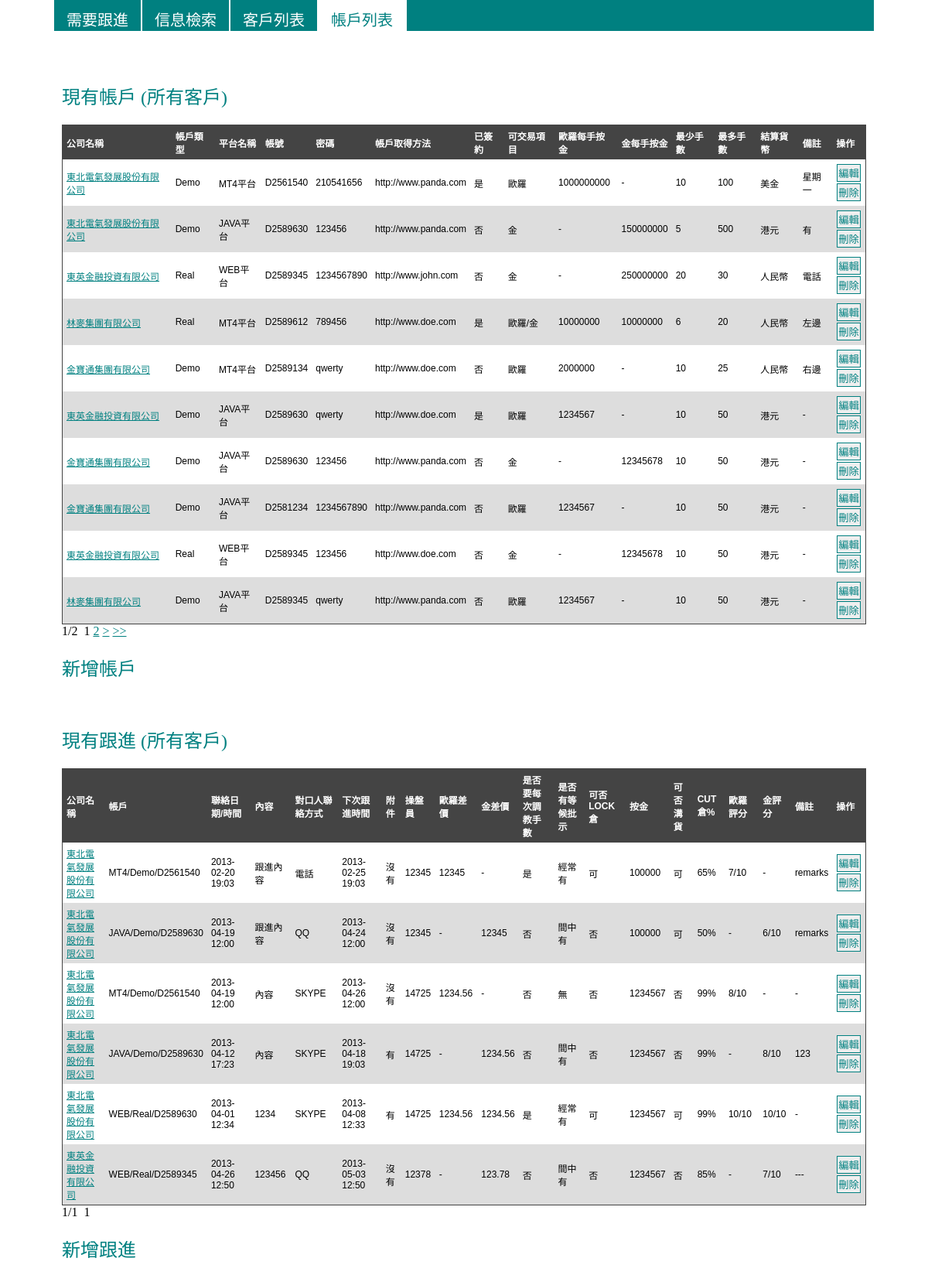
The page /accounts.php on the database its author committed.
### tables this page shows
CREATE TABLE IF NOT EXISTS `crm_customers` (
  `id` int(11) NOT NULL AUTO_INCREMENT,
  `name` varchar(255) NOT NULL,
  `address` varchar(255) NOT NULL,
  `website` varchar(255) NOT NULL,
  `phone` int(11) NOT NULL,
  `email` varchar(255) NOT NULL,
  `fax` int(11) NOT NULL,
  `pic` varchar(255) NOT NULL,
  `im` varchar(255) NOT NULL,
  `deleted` tinyint(1) NOT NULL DEFAULT '0',
  PRIMARY KEY (`id`)
);

CREATE TABLE IF NOT EXISTS `crm_accounts` (
  `id` int(11) NOT NULL AUTO_INCREMENT,
  `cid` int(11) NOT NULL,
  `platform` varchar(4) NOT NULL,
  `type` varchar(4) NOT NULL,
  `ac` varchar(255) NOT NULL,
  `pw` varchar(255) NOT NULL,
  `link` varchar(255) NOT NULL,
  `contract` tinyint(1) NOT NULL,
  `trade_item` varchar(255) NOT NULL,
  `eur_dps` int(11) NOT NULL,
  `gold_dps` int(11) NOT NULL,
  `min` int(11) NOT NULL,
  `max` int(11) NOT NULL,
  `currency` varchar(255) NOT NULL,
  `remarks` varchar(255) NOT NULL,
  `deleted` tinyint(1) NOT NULL DEFAULT '0',
  PRIMARY KEY (`id`)
);

CREATE TABLE IF NOT EXISTS `crm_transactions` (
  `id` int(11) NOT NULL AUTO_INCREMENT,
  `aid` int(11) NOT NULL,
  `t_time` datetime NOT NULL,
  `content` varchar(255) NOT NULL,
  `contact` varchar(255) NOT NULL,
  `follow` datetime NOT NULL,
  `attachment` tinyint(1) NOT NULL,
  `agent` int(5) NOT NULL,
  `eur_diff` float NOT NULL,
  `gold_diff` float NOT NULL,
  `tune` tinyint(1) NOT NULL,
  `approval` varchar(6) NOT NULL,
  `lockable` tinyint(1) NOT NULL,
  `deposit` int(11) NOT NULL,
  `dilute` int(11) NOT NULL,
  `cut_p` int(3) NOT NULL,
  `eur_rate` int(2) NOT NULL,
  `gold_rate` int(2) NOT NULL,
  `remarks` varchar(255) NOT NULL,
  `deleted` tinyint(1) NOT NULL DEFAULT '0',
  PRIMARY KEY (`id`)
);

### accounts.php (the view, shortened to what this page needs)
<?php
include 'DB/DB_CONNECT.php';
function page($page, $total, $ptype, $pagesize = 10, $pagelen = 5){
	if($_SERVER["QUERY_STRING"]){
		$str = '/(?:^'.$ptype.'=\d+&)|(?:'.$ptype.'=\d+$)/';
		$_SERVER["QUERY_STRING"] = preg_replace($str, '', $_SERVER["QUERY_STRING"]);
		if($_SERVER["QUERY_STRING"]){
			$phpfile = $_SERVER['PHP_SELF'].'?'.$_SERVER["QUERY_STRING"];
		}else{
			$phpfile = $_SERVER['PHP_SELF'];
		}
	}else{
		$phpfile = $_SERVER['PHP_SELF'];
	}
	$page = intval($page);
	$total = intval($total);
	$pages = ceil($total/$pagesize);
	$offset = ($page - 1) * $pagesize;
	$init = 1;
	$max = $pages;
	$pagelen = ($pagelen % 2)?$pagelen:($pagelen + 1);
	$pagecode='<div class="page">';
	$pagecode.="<span>$page/$pages</span><span>&nbsp;&nbsp;</span>";
	for($i=$init;$i<=$max;$i++){
		if($i==$page){
			$pagecode.='<span>'.$i.'</span><span>&nbsp;</span>';
		} else {
			if($_SERVER["QUERY_STRING"]){
				$pagecode.="<a href=\"{$phpfile}&$ptype={$i}\">$i</a><span>&nbsp;</span>";
			}else{
				$pagecode.="<a href=\"{$phpfile}?$ptype={$i}\">$i</a><span>&nbsp;</span>";
			}
		}
	}
	if($page!=$pages){
		if($_SERVER["QUERY_STRING"]){
			$pagecode.="<a href=\"{$phpfile}&$ptype=".($page+1)."\">></a><span>&nbsp;</span>";
			$pagecode.="<a href=\"{$phpfile}&$ptype={$pages}\">>></a>";
		}else{
			$pagecode.="<a href=\"{$phpfile}?$ptype=".($page+1)."\">></a><span>&nbsp;</span>";
			$pagecode.="<a href=\"{$phpfile}?$ptype={$pages}\">>></a>";
		}
	}
	$pagecode.='</div>';
	return array('pagecode'=>$pagecode,'sqllimit'=>' limit '.$offset.','.$pagesize);
}
?>
<html>
<head>
	<?php include 'head.php'; ?>
</head>
<body>
	<div id="container">
		<?php include 'menu.php'; ?>
		<div id="content">
		<br>
			<br>
			<div>
				<p class="section-header">現有帳戶<?php if(!isset($_GET["id"]) || empty($_GET["id"])){ ?> (所有客戶)<?php } ?></p>
				<table>
					<tr><?php if(!isset($_GET["id"]) || empty($_GET["id"])){ ?><th>公司名稱</th><?php } ?>
						<th>帳戶類型</th><th>平台名稱</th><th>帳號</th><th>密碼</th><th>帳戶取得方法</th><th>已簽約</th>
						<th>可交易項目</th><th>歐羅每手按金</th><th>金每手按金</th><th>最少手數</th><th>最多手數</th><th>結算貨幣</th><th>備註</th><th>操作</th>
					</tr>
					<?php
					if(isset($_GET["id"]) && !empty($_GET["id"])){
						$accounts_sql = "SELECT * FROM crm_accounts WHERE cid = " . $_GET["id"] . " AND deleted = 0";
						$page_sql = "SELECT COUNT(*) count FROM crm_accounts WHERE cid = " . $_GET["id"] . " AND deleted = 0";
					} else {
						$accounts_sql = "SELECT c.id, c.name, a.* FROM crm_customers c, crm_accounts a WHERE c.id = a.cid AND a.deleted = 0";
						$page_sql = "SELECT COUNT(*) count FROM crm_customers c, crm_accounts a WHERE c.id = a.cid AND a.deleted = 0";
					}
					$page = isset($_GET['apage'])?$_GET['apage']:1;
					if($presult = mysqli_query($con, $page_sql)){
						$prow = mysqli_fetch_assoc($presult);
						$count = $prow["count"];
						if($count){
							$getpageinfo = page($page, $count, "apage");
							$accounts_sql .= $getpageinfo['sqllimit'];
							if($result = mysqli_query($con, $accounts_sql)){
								while($row = mysqli_fetch_assoc($result)){
									switch ($row["trade_item"]) {
										case "eur": $trade_item = "歐羅"; break;
										case "gold": $trade_item = "金"; break;
										case "both": $trade_item = "歐羅/金"; break;
									}
					?>
					<tr><?php if(!isset($_GET["id"]) || empty($_GET["id"])){ ?><td><a href="accounts.php?id=<?=$row['cid']?>"><?=$row["name"]?></a></td><?php } ?>
						<td><?=$row["type"]?></td>
						<td><?=$row["platform"]?>平台</td>
						<td><?=$row["ac"]?$row["ac"]:'-'?></td>
						<td><?=$row["pw"]?$row["pw"]:'-'?></td>
						<td><?=$row["link"]?$row["link"]:'-'?></td>
						<td><?=$row["contract"]?'是':'否'?></td>
						<td><?=$trade_item?></td>
						<td><?=$row["eur_dps"]?$row["eur_dps"]:'-'?></td>
						<td><?=$row["gold_dps"]?$row["gold_dps"]:'-'?></td>
						<td><?=$row["min"]?$row["min"]:'-'?></td>
						<td><?=$row["max"]?$row["max"]:'-'?></td>
						<td><?=$row["currency"]?$row["currency"]:'-'?></td>
						<td><?=$row["remarks"]?$row["remarks"]:'-'?></td>
						<td><input type="button" value="編輯" onclick="location.href='editaccount.php?id=<?php echo $row["id"];?>'" />
							<form method="post" action="<?=htmlentities($_SERVER['PHP_SELF'])?><?php if(isset($_GET["id"]) && !empty($_GET["id"])){ ?>?id=<?=$_GET['id']?><?php } ?>"
								onsubmit="return confirm('確認刪除帳戶 <?=$row["ac"]?> ?');">
								<input type="submit" name="submit" value="刪除">
							</form>
						</td>
					</tr>
					<?php
								}
							}
						}
					}
					?>
				</table>
			</div>
			<?php
			if(isset($count) && $count){echo $getpageinfo['pagecode'];}
			?>
			<div>
				<p class="section-header expandable" id="new-acc">新增帳戶</p>
			</div><br>
			<div>
				<p class="section-header">現有跟進<?php if(!isset($_GET["id"]) || empty($_GET["id"])){ ?> (所有客戶)<?php } ?></p>
				<table>
					<tr><?php if(!isset($_GET["id"]) || empty($_GET["id"])){ ?><th>公司名稱</th><?php } ?>
						<th>帳戶</th><th>聯絡日期/時間</th><th>內容</th><th>對口人聯絡方式</th><th>下次跟進時間</th><th>附件</th><th>操盤員</th>
						<th>歐羅差價</th><th>金差價</th><th>是否要每次調教手數</th><th>是否有等候批示</th><th>可否LOCK倉</th><th>按金</th><th>可否溝貨</th><th>CUT倉%</th>
						<th>歐羅評分</th><th>金評分</th><th>備註</th><th>操作</th>
					</tr>
					<?php
					if(isset($_GET["id"]) && !empty($_GET["id"])){
						$accounts_sql = "SELECT a.platform, a.type, a.ac, t.* FROM crm_accounts a, crm_transactions t WHERE a.cid = " . $_GET["id"] . " AND a.id = t.aid AND t.deleted = 0";
						$page_sql = "SELECT COUNT(*) count FROM crm_accounts a, crm_transactions t WHERE a.cid = " . $_GET["id"] . " AND a.id = t.aid AND t.deleted = 0";
					} else {
						$accounts_sql = "SELECT c.id, c.name, a.cid, a.platform, a.type, a.ac, t.* FROM crm_customers c, crm_accounts a, crm_transactions t WHERE c.id = a.cid AND a.id = t.aid AND t.deleted = 0";
						$page_sql = "SELECT COUNT(*) count FROM crm_customers c, crm_accounts a, crm_transactions t WHERE c.id = a.cid AND a.id = t.aid AND t.deleted = 0";
					}
					$page = isset($_GET['tpage'])?$_GET['tpage']:1;
					if($presult = mysqli_query($con, $page_sql)){
						$prow = mysqli_fetch_assoc($presult);
						$count = $prow["count"];
						if($count){
							$getpageinfo = page($page, $count, "tpage");
							$accounts_sql .= $getpageinfo['sqllimit'];
							if($result = mysqli_query($con, $accounts_sql)){
								while($row = mysqli_fetch_assoc($result)){
									switch ($row["approval"]) {
										case "always": $approval = "經常有"; break;
										case "often": $approval = "間中有"; break;
										case "no": $approval = "無"; break;
									}
									$ac = $row["platform"] . "/" . $row["type"] . "/" . $row["ac"];
									$t_time = date('Y-m-d H:i', strtotime($row["t_time"]));
									$follow = date('Y-m-d H:i', strtotime($row["follow"]));
					?>
					<tr><?php if(!isset($_GET["id"]) || empty($_GET["id"])){ ?><td><a href="accounts.php?id=<?=$row['cid']?>"><?=$row["name"]?></a></td><?php } ?>
						<td><?=$ac?></td>
						<td><?=$t_time?></td>
						<td><?=$row["content"]?$row["content"]:'-'?></td>
						<td><?=$row["contact"]?$row["contact"]:'-'?></td>
						<td><?=$follow?></td>
						<td><?=$row["attachment"]?'有':'沒有'?></td>
						<td><?=$row["agent"]?$row["agent"]:'-'?></td>
						<td><?=$row["eur_diff"]?$row["eur_diff"]:'-'?></td>
						<td><?=$row["gold_diff"]?$row["gold_diff"]:"-"?></td>
						<td><?=$row["tune"]?'是':'否'?></td>
						<td><?=$approval?></td>
						<td><?=$row["lockable"]?'可':'否'?></td>
						<td><?=$row["deposit"]?$row["deposit"]:'-'?></td>
						<td><?=$row["dilute"]?'可':'否'?></td>
						<td><?=$row["cut_p"]?$row["cut_p"]:'-'?>%</td>
						<td><?=$row["eur_rate"]?$row["eur_rate"] . '/10':'-'?></td>
						<td><?=$row["gold_rate"]?$row["gold_rate"] . '/10':'-'?></td>
						<td><?=$row["remarks"]?$row["remarks"]:'-'?></td>
						<td><input type="button" value="編輯" onclick="location.href='edittran.php?id=<?php echo $row["id"];?>'" />
							<form method="post" action="<?=htmlentities($_SERVER['PHP_SELF'])?><?php if(isset($_GET["id"]) && !empty($_GET["id"])){ ?>?id=<?=$_GET['id']?><?php } ?>"
								onsubmit="return confirm('確認刪除 <?=$ac?> 在 <?=$t_time?> 的跟進?');">
								<input type="submit" name="submit" value="刪除">
							</form>
						</td>
					</tr>
					<?php
								}
							}
						}
					}
					?>
				</table>
			</div>
			<?php
			if(isset($count) && $count){echo $getpageinfo['pagecode'];}
			?>
			<div>
				<p class="section-header expandable" id="new-trans">新增跟進</p>
			</div>
		</div>
	</div><br><br>
</body>
</html>

### css/common.css (style rules this page uses)
* { margin: 0; padding: 0; }
body { font-family: Calibre, "微�����������, sans-serif; font-weight: bold; }
a { color: #008080 ; }
table { border: 1px solid #444; border-collapse:collapse; font-family: Calibre, sans-serif; font-size: 12px; width: 100%; }
tr:nth-child(odd) { background-color: #ddd; }
th { background-color: #444; color: #fff; padding: 5px; text-align: left; }
td { padding: 5px; }
input[type=submit], input[type=button] { color: #008080; cursor: pointer; border: 1px solid #008080; margin: 1px; padding: 1px; }
.section-header { color: #008080; font-size: 24px; margin: 20px 0; }
.expandable { cursor: pointer; }
#container { margin: 0 70px; }
#content { padding: 10px; }

### rows shown on the page
crm_customers: name "東北電氣發展股份有限公司", crm_accounts.type "Demo", crm_accounts.platform "MT4", crm_accounts.ac "D2561540", crm_accounts.pw "210541656", crm_accounts.link "http://www.panda.com", shows "是", crm_accounts.trade_item "歐羅", crm_accounts.eur_dps "1000000000", crm_accounts.min "10", crm_accounts.max "100", crm_accounts.currency "美金", crm_accounts.remarks "星期一", crm_accounts.platform "JAVA", crm_accounts.ac "D2589630", crm_accounts.pw "123456", crm_accounts.trade_item "金", crm_accounts.gold_dps "150000000", crm_accounts.min "5", crm_accounts.max "500", crm_accounts.currency "港元", crm_accounts.remarks "有", crm_accounts.platform+type+ac "MT4/Demo/D2561540", crm_transactions.t_time "2013-02-20 19:03", crm_transactions.content "跟進內容", crm_transactions.contact "電話", crm_transactions.follow "2013-02-25 19:03", shows "沒有", crm_transactions.agent "12345", crm_transactions.eur_diff "12345", crm_transactions.approval "經常有", shows "可", crm_transactions.deposit "100000", crm_transactions.cut_p "65", crm_transactions.eur_rate "7", crm_transactions.remarks "remarks", crm_accounts.platform+type+ac "JAVA/Demo/D2589630", crm_transactions.t_time "2013-04-19 12:00", crm_transactions.contact "QQ", crm_transactions.follow "2013-04-24 12:00", crm_transactions.gold_diff "12345", shows "否", crm_transactions.approval "間中有", crm_transactions.cut_p "50", crm_transactions.gold_rate "6", crm_transactions.content "內容", crm_transactions.contact "SKYPE", crm_transactions.follow "2013-04-26 12:00", crm_transactions.agent "14725", crm_transactions.eur_diff "1234.56", crm_transactions.approval "無", crm_transactions.deposit "1234567", crm_transactions.cut_p "99", crm_transactions.eur_rate "8", crm_transactions.t_time "2013-04-12 17:23", crm_transactions.follow "2013-04-18 19:03", crm_transactions.gold_diff "1234.56", crm_transactions.gold_rate "8", crm_transactions.remarks "123", crm_accounts.platform+type+ac "WEB/Real/D2589630", crm_transactions.t_time "2013-04-01 12:34", crm_transactions.content "1234", crm_transactions.follow "2013-04-08 12:33", crm_transactions.eur_rate "10", crm_transactions.gold_rate "10"
crm_customers: name "東英金融投資有限公司", crm_accounts.type "Real", crm_accounts.platform "WEB", crm_accounts.ac "D2589345", crm_accounts.pw "1234567890", crm_accounts.link "http://www.john.com", shows "否", crm_accounts.trade_item "金", crm_accounts.gold_dps "250000000", crm_accounts.min "20", crm_accounts.max "30", crm_accounts.currency "人民幣", crm_accounts.remarks "電話", crm_accounts.type "Demo", crm_accounts.platform "JAVA", crm_accounts.ac "D2589630", crm_accounts.pw "qwerty", crm_accounts.link "http://www.doe.com", crm_accounts.trade_item "歐羅", crm_accounts.eur_dps "1234567", crm_accounts.min "10", crm_accounts.max "50", crm_accounts.currency "港元", crm_accounts.pw "123456", crm_accounts.gold_dps "12345678", crm_accounts.platform+type+ac "WEB/Real/D2589345", crm_transactions.t_time "2013-04-26 12:50", crm_transactions.content "123456", crm_transactions.contact "QQ", crm_transactions.follow "2013-05-03 12:50", shows "沒有", crm_transactions.agent "12378", crm_transactions.gold_diff "123.78", crm_transactions.approval "間中有", crm_transactions.deposit "1234567", crm_transactions.cut_p "85", crm_transactions.gold_rate "7", crm_transactions.remarks "---"
crm_customers: name "林麥集團有限公司", crm_accounts.type "Real", crm_accounts.platform "MT4", crm_accounts.ac "D2589612", crm_accounts.pw "789456", crm_accounts.link "http://www.doe.com", shows "是", crm_accounts.trade_item "歐羅/金", crm_accounts.eur_dps "10000000", crm_accounts.gold_dps "10000000", crm_accounts.min "6", crm_accounts.max "20", crm_accounts.currency "人民幣", crm_accounts.remarks "左邊", crm_accounts.type "Demo", crm_accounts.platform "JAVA", crm_accounts.ac "D2589345", crm_accounts.pw "qwerty", crm_accounts.link "http://www.panda.com", crm_accounts.trade_item "歐羅", crm_accounts.eur_dps "1234567", crm_accounts.min "10", crm_accounts.max "50", crm_accounts.currency "港元"
crm_customers: name "金寶通集團有限公司", crm_accounts.type "Demo", crm_accounts.platform "MT4", crm_accounts.ac "D2589134", crm_accounts.pw "qwerty", crm_accounts.link "http://www.doe.com", shows "否", crm_accounts.trade_item "歐羅", crm_accounts.eur_dps "2000000", crm_accounts.min "10", crm_accounts.max "25", crm_accounts.currency "人民幣", crm_accounts.remarks "右邊", crm_accounts.platform "JAVA", crm_accounts.ac "D2589630", crm_accounts.pw "123456", crm_accounts.link "http://www.panda.com", crm_accounts.trade_item "金", crm_accounts.gold_dps "12345678", crm_accounts.max "50", crm_accounts.currency "港元", crm_accounts.ac "D2581234", crm_accounts.pw "1234567890", crm_accounts.eur_dps "1234567"

### other values the page prints
$page "1 1"
$pages "2 1"
